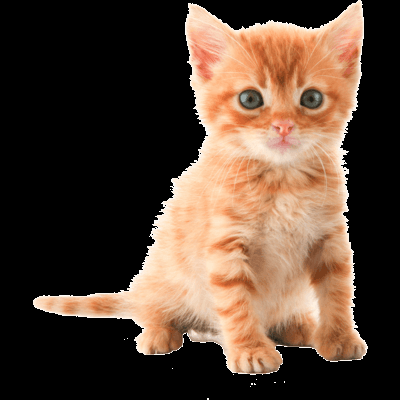
#> input picture Exercise_2/Data/kitten6.jpg, 400 x 400 px, found by its file name
$ jupyter execute 08_Exercise_Traditional_Feature_Extraction.ipynb
#> lines starting #> are read from the running program, lines starting #| are printed output that depends on the picture
### Exercise: Traditional Image Feature Extraction
Read through the exercises and implement the solutions below. Feel free to reuse code from jupyter notebook 07_Traditional_Feature_Extraction

#### Exercise 1.1
The goal of this and the following exercise is to become more familiar with SIFT by visualizing keypoints.
First, let's compare the keypoints of an image to itself. This is how a perfect match would look like.

* Load any image from the "Data" folder
* Extract SIFT features from the image
* Visualize the keypoint mapping from the image to itself

[cell 1]
import os
import numpy as np
import cv2
from matplotlib import colors
import matplotlib.pyplot as plt
from sklearn.cluster import KMeans
from sklearn.neighbors import KNeighborsClassifier
from collections import Counter

img = cv2.imread('./data/kitten6.jpg', cv2.IMREAD_COLOR)
#> img is the input picture: shape (400, 400, 3); mean B, G, R 54.1, 68.7, 89.5
print(img.shape)
#| (400, 400, 3)
gray = cv2.cvtColor(img, cv2.COLOR_BGR2GRAY)
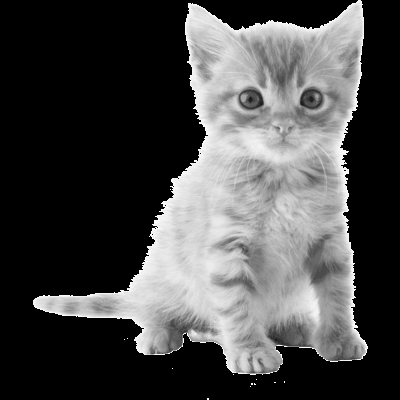
#> gray: shape (400, 400); min 0, max 252, mean 73.2
sift = cv2.xfeatures2d.SIFT_create()

# Detect keypoints and descriptors via SIFT
keypoints1, descriptors1 = sift.detectAndCompute(img, None) # 2
#> keypoints1 = 392 keypoints; strongest (x, y, size): (162, 213, 2), (41, 303, 10.6), (345, 214, 2.4), (162, 210, 2)

dspimg = cv2.drawKeypoints(gray,keypoints1,img)
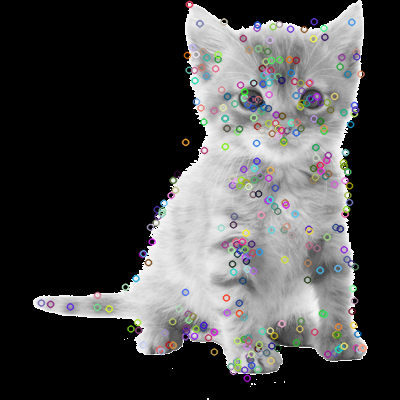
#> dspimg: shape (400, 400, 3); mean B, G, R 72.5, 72.4, 72.5
plt.imshow(dspimg)

[cell 2]
plt.imshow(img)

#### Exercise 1.2
Next, you will disort the image and investigate the change in the matched keypoints. The keypoints usually get much less compared to self-matching. However, there should still be many matching keypoints as SIFT is relatively invariant to rotations and resizing.

* Use the same image as in exercise 1.1
* Make a copy of the original image
* Rotate and rescale the copied image
* Extract SIFT features from the transformed image
* Map the keypoints of the original to the extracted keypoints of the disorted image

[cell 3]
img = cv2.imread('./data/kitten6.jpg', cv2.IMREAD_COLOR)

img2 =img.copy()
img2 = cv2.resize(img2, dsize=[400,800])
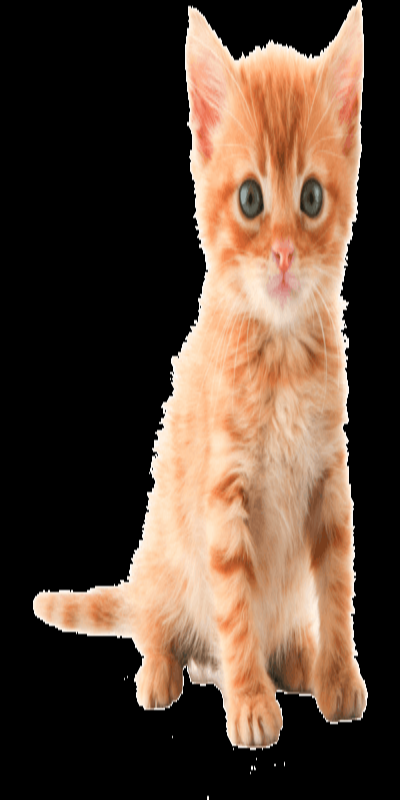
#> img2: shape (800, 400, 3); mean B, G, R 54.1, 68.7, 89.5
gray2 = cv2.cvtColor(img2, cv2.COLOR_BGR2GRAY)
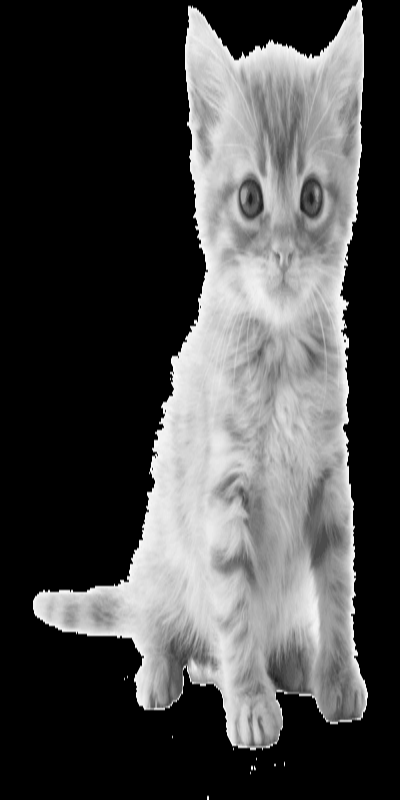
#> gray2: shape (800, 400); min 0, max 252, mean 73.3
plt.imshow(img2)
sift = cv2.xfeatures2d.SIFT_create()

# Detect keypoints and descriptors via SIFT
keypoints2, descriptors2 = sift.detectAndCompute(img2, None) # 2
#> keypoints2 = 548 keypoints; strongest (x, y, size): (195, 321, 2), (193, 12, 7.8), (52, 607, 26.4), (201, 38, 25.1)

def display_keypoints(img1, img2, descriptors1, descriptors2, keypoints1, keypoints2, ratio_best_matches=1):
    """Display matched key points of two images"""
#> called with ratio_best_matches = 1

    # Display number of keypoints detected
    print("Key points detected in image 1: ", len(keypoints1))
#| Key points detected in image 1:  392
    print("Key points detected in image 2: ", len(keypoints2))
#| Key points detected in image 2:  548

    # Initialize brute force matcher
    matcher = cv2.BFMatcher(cv2.NORM_L1, crossCheck=True)

    # Match descriptors of the two images
    matches = matcher.match(descriptors1, descriptors2)
#> matches = 176 matches

    # Order matches by distance
    matches = sorted(matches, key=lambda x : x.distance)

    # Remove worst matches
    num_best_matches = int(round(len(matches) * ratio_best_matches, 0))
#> num_best_matches = 176
    print(num_best_matches)
#| 176
    matches = matches[:num_best_matches]

    # Create drawing of matched key points
    result = cv2.drawMatches(img1, keypoints1, img2, keypoints2, matches, img2, flags = 2)
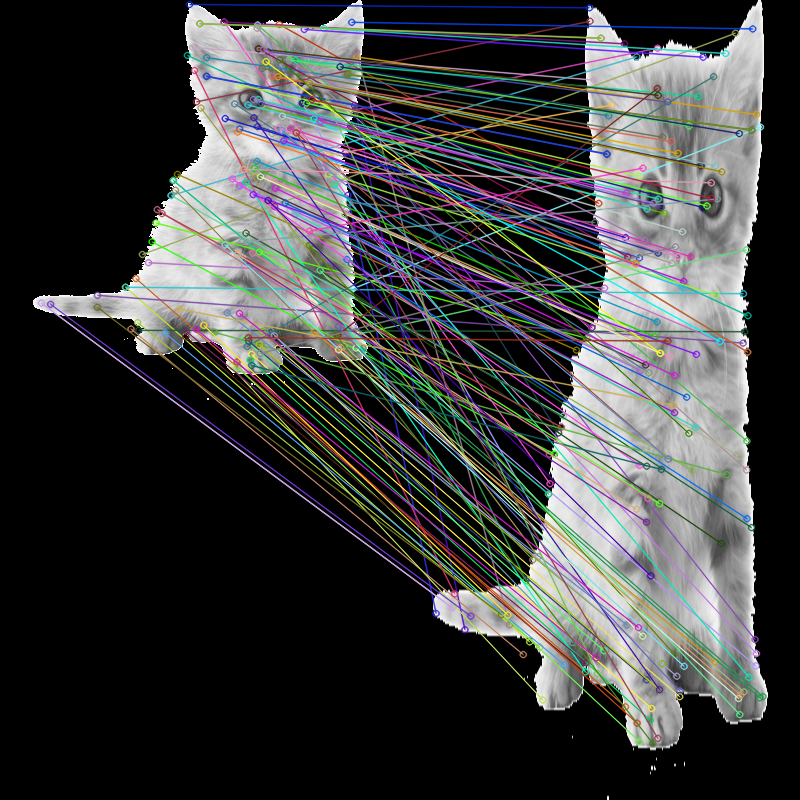
#> result: shape (800, 800, 3); mean of channels 0, 1, 2 62.3, 62.8, 61.6; drawn as B, G, R

    # Display the best matching points
    plt.rcParams["figure.figsize"] = [20.0, 10.0]
    plt.imshow(result)
    plt.show()
#> figure, not shown here; B, G, R data is drawn as R, G, B

    # Display number of matched key points
    print("Number of matched key points: ", len(matches))
#| Number of matched key points:  176
display_keypoints(gray, gray2, descriptors1, descriptors2,keypoints1,keypoints2)

#### Exercise 1.3
Lastly, compare to different but semantically similar images.

* Load the files "kitten1.png" and "kitten5.png" from the data folder
* Extract SIFT features from both images
* Visualize the matched keypoints

[cell 4]
img1 = cv2.imread('./data/kitten1.jpg', cv2.IMREAD_GRAYSCALE)
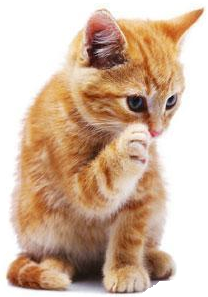
#> input picture Exercise_2/Data/kitten1.jpg, 208 x 297 px, found by its file name
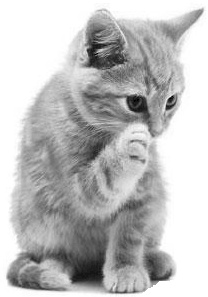
#> img1: shape (297, 208); min 0, max 255, mean 190.2
img2 = cv2.imread('./data/kitten5.jpg', cv2.IMREAD_GRAYSCALE)
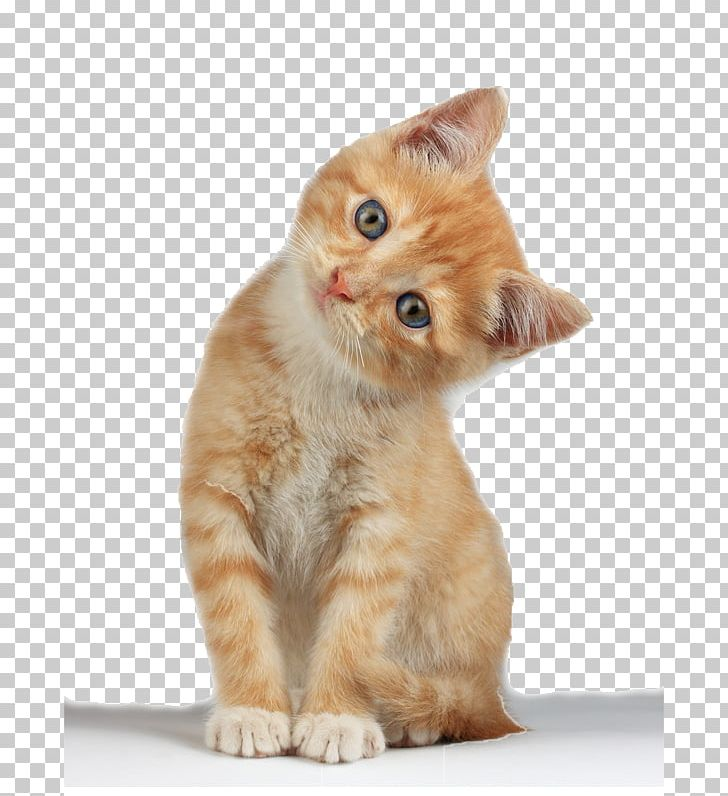
#> input picture Exercise_2/Data/kitten5.jpg, 728 x 796 px, found by its file name
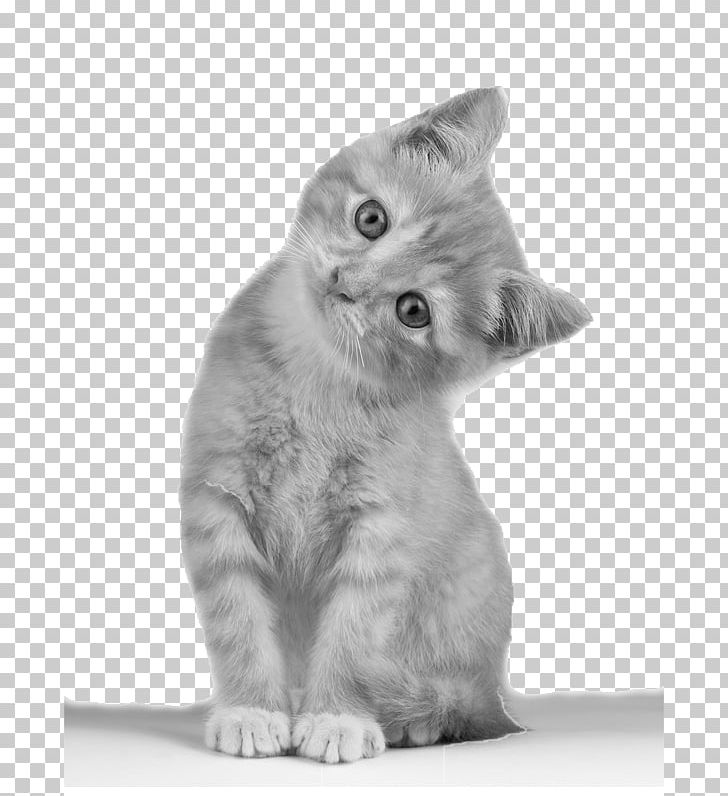
#> img2: shape (796, 728); min 0, max 255, mean 207

sift = cv2.xfeatures2d.SIFT_create()
keypoints1, descriptors1 = sift.detectAndCompute(img1, None) # 2
#> keypoints1 = 369 keypoints; strongest (x, y, size): (171, 99, 3.4), (168, 107, 3.5), (138, 104, 12.7), (87, 271, 19.2)
keypoints2, descriptors2 = sift.detectAndCompute(img2, None) # 2
#> keypoints2 = 12652 keypoints; strongest (x, y, size): (291, 752, 10.9), (372, 219, 6.3), (446, 739, 10.3), (374, 222, 23.4)

#feature matching
bf = cv2.BFMatcher(cv2.NORM_L1, crossCheck=True)

matches = bf.match(descriptors1,descriptors2)
#> matches = 157 matches
matches = sorted(matches, key = lambda x:x.distance)

img3 = cv2.drawMatches(img1, keypoints1, img2, keypoints2, matches[:50], img2, flags=2)
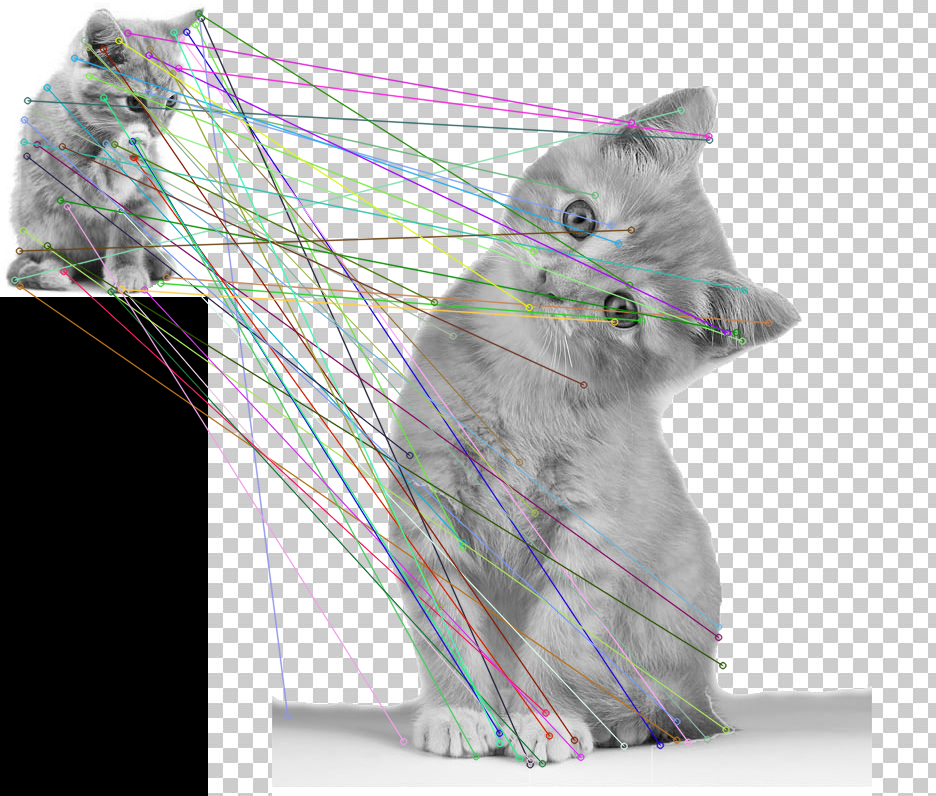
#> img3: shape (796, 936, 3); mean of channels 0, 1, 2 173.2, 173.8, 173.2; drawn as B, G, R
plt.imshow(img3),plt.show()
